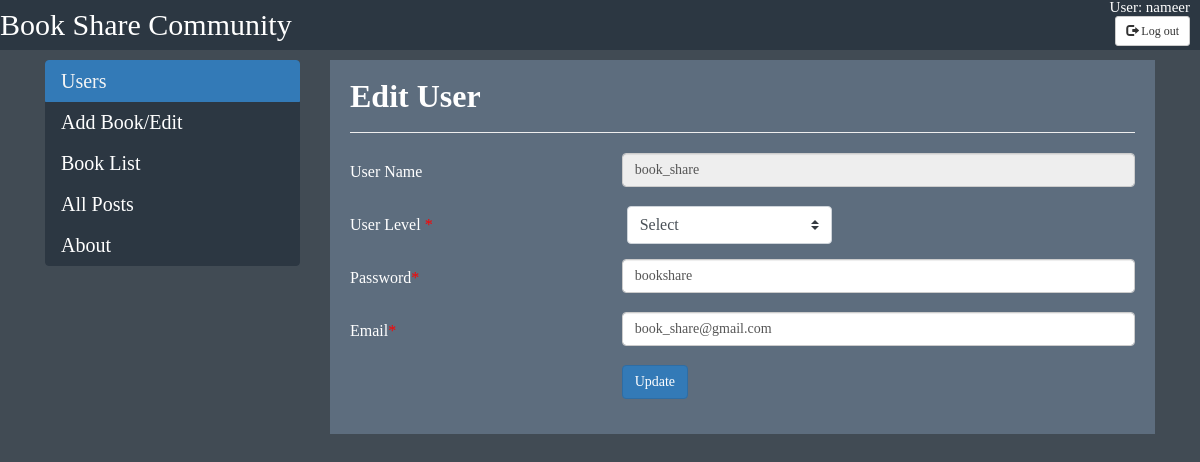
/administrator/user_edit.php?id=16 (signed in), run on the app's committed database.
### tables this page shows
CREATE TABLE `users` (
  `id` int(25) NOT NULL,
  `first_name` varchar(50) NOT NULL,
  `last_name` varchar(50) NOT NULL,
  `gender` int(1) NOT NULL,
  `username` varchar(100) NOT NULL,
  `password` varchar(20) NOT NULL,
  `email` varchar(100) NOT NULL,
  `phone` char(11) NOT NULL,
  `public_info` text NOT NULL,
  `user_level` int(1) NOT NULL DEFAULT '1',
  `rating` varchar(25) NOT NULL
);

### administrator/user_edit.php (the view, shortened to what this page needs)
<?php
include_once("../client/others/config.php");
?>
<?php
$id = $_GET['id'];
$result = mysqli_query($con, "SELECT * FROM users WHERE id=$id");
while($res = mysqli_fetch_array($result))
{
    $username = $res['username'];
    $password = $res['password'];
    $email = $res['email'];
}
?>
<!doctype html>
<html>
<head>
	<link href="//maxcdn.bootstrapcdn.com/bootstrap/4.1.1/css/bootstrap.min.css" rel="stylesheet" id="bootstrap-css">
	<link rel="stylesheet" href="https://maxcdn.bootstrapcdn.com/bootstrap/3.3.7/css/bootstrap.min.css">
	<link rel="stylesheet" href="../css/user.css">
</head>
<body>
	<div class="header">
		<div class="logo">
			<ul>
				<li id="logo">Book Share Community </li>
				<li id="user">User:
					<?php echo $_SESSION['u_id'];?>
				</li><br>
				<form action="user_edit.php" method="post">
				<li id="button"><button  name="logout" type="submit" class="btn btn-default btn-sm">
          <span class="glyphicon glyphicon-log-out"></span> Log out
        </button>
				</li>
				</form>
			</ul>
		</div>
	</div>
	<div class="container">
		<div class="row">
			<div class="col-md-3 ">
				<div class="list-group ">
					<a href="admin.php" class="list-group-item list-group-item-action active">Users</a>
					<a href="add_book.php" class="list-group-item list-group-item-action">Add Book/Edit</a>
					<a href="book_list.php" class="list-group-item list-group-item-action">Book List</a>
					<a href="feed.php" class="list-group-item list-group-item-action">All Posts</a>
					<a href="about.php" class="list-group-item list-group-item-action">About</a>
				</div>
			</div>
			<div class="col-md-9">
				<div class="card">
					<div class="card-body">
						<div class="row">
							<div class="col-md-12">
								<h4>Edit User</h4>
								<hr>
							</div>
						</div>
						<div class="row">
							<div class="col-md-12">
								<form action="user_edit.php" method="post">
									<div class="form-group row">
										<label for="username" class="col-4 col-form-label">User Name</label>
										<div class="col-8">
											<input id="username" name="username" placeholder="" class="form-control here" type="text" value="<?php echo $username;?>" readonly>
										</div>
									</div>
									<div class="form-group row">
                                                                            <label for="level" class="col-4 col-form-label">User Level <span style="color:red;">*</span></label>
										<div class="col-8">
											<SELECT class="custom-select" style="width:40%; margin-left:5px;   float:left;" onChange="this.form.userlevel.value=this.options[this.selectedIndex].value">
												<OPTION VALUE="">Select
													<OPTION VALUE="1">Normal User
											</SELECT>
										</div>
									</div>
									<div class="form-group row">
										<label for="password" class="col-4 col-form-label">Password<span style="color:red;">*</span></label>
										<div class="col-8">
											<input id="password" name="password" placeholder="Password" class="form-control here" type="text" value="<?php echo $password;?>">
										</div>
									</div>
									<div class="form-group row">
										<label for="email" class="col-4 col-form-label">Email<span style="color:red;">*</span></label>
										<div class="col-8">
											<input id="email" name="email" placeholder="Email" class="form-control here" type="text" value="<?php echo $email;?>">
										</div>
									</div>
									<div class="form-group row">
										<div class="offset-4 col-8">
											<button name="update" type="submit" class="btn btn-primary">Update</button>
										</div>
									</div>
								</form>
							</div>
						</div>
					</div>
				</div>
			</div>
		</div>
	</div>
</body>
</html>

### css/user.css (style rules this page uses)
html,body,div,span,applet,object,iframe,h1,h2,h3,h4,h5,h6,p,blockquote,pre,a,abbr,acronym,address,big,cite,code,del,dfn,em,img,ins,kbd,q,s,samp,small,strike,strong,sub,sup,tt,var,b,u,i,center,dl,dt,dd,ol,ul,li,fieldset,form,label,legend,table,caption,tbody,tfoot,thead,tr,th,td,article,aside,canvas,details,embed,figure,figcaption,footer,header,hgroup,menu,nav,output,ruby,section,summary,time,mark,audio,video { margin: 0; padding: 0; border: 0; font-size: 100%; font: inherit; vertical-align: baseline; }
body { line-height: 1; }
ol,ul { list-style: none; }
body { background-color: #414B54; font-family: Baskerville, "Palatino Linotype", Palatino, "Century Schoolbook L", "Times New Roman", "serif"; }
.header { height:50px; background-color: #2c3742; margin-bottom: 10px; }
.header ul { text-decoration: none; color: white; }
.header ul li { float:left; }
#logo { font-size:30px; margin:0px; padding:10px 0px; color:#fff; }
#user,#button { float:right; margin-right: 10px; font-size: 15px; }
.list-group-item { background-color:#2c3742; font-size: 20px; border-color: #2c3742; }
a.list-group-item, button.list-group-item { color:#FFFFFF; }
.list-group-item.active, .list-group-item.active:focus, .list-group-item.active:hover { color:whitesmoke; border-color: #337ab7; font-size: 20px; }
.card-body { background-color:#5d6d7e; color: white; border-color:#2c3742; }
button, input, select, textarea { color: black; }
.card { border:none; }
a { color:chartreuse; }
h4 { color:white; font-weight: bold; font-size: 32px; }

### data on the page
users: username "book_share", password "bookshare", email "book_share@gmail.com"

### other printed values
$_SESSION['u_id'] "nameer"
